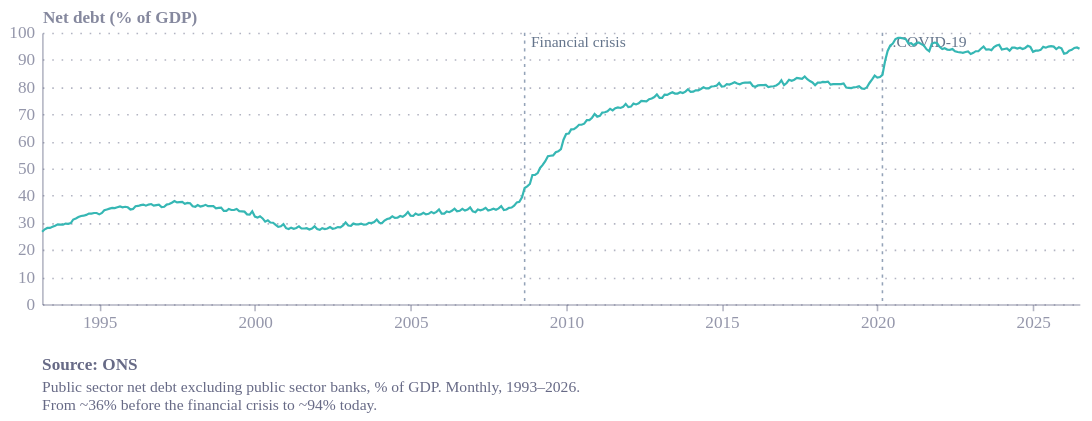

The code cell stored with this chart in its notebook:
### Code cell
import re
import pandas as pd
import altair as alt
from ecostyles import EcoStyles

styles = EcoStyles()
styles.register_and_enable_theme()

FILE = "../Data/PS_ Net Debt (excluding public sector banks) as a % of GDP_ NSA-170926.csv"

# The file stacks metadata + annual + quarterly + monthly rows.
raw = pd.read_csv(FILE, header=None, names=["label", "value"], dtype=str)
raw["value"] = pd.to_numeric(raw["value"], errors="coerce")

# Keep only MONTHLY rows: label like "1993 MAR", "2020 APR" (4-digit year + 3-letter month).
monthly = raw[raw["label"].str.match(r"^\d{4}\s[A-Z]{3}$", na=False)].copy()
monthly["date"] = pd.to_datetime(monthly["label"], format="%Y %b", errors="coerce")
df = monthly.dropna(subset=["date", "value"]).sort_values("date")
df["series"] = "debt"

events = pd.DataFrame({
    "date": pd.to_datetime(["2008-09", "2020-03"], format="%Y-%m"),
    "label": ["Financial crisis", "..COVID-19"],
})

ev_rule = alt.Chart(events).mark_rule(
    color="#94a3b8", strokeDash=[2, 3], strokeWidth=1
).encode(x="date:T")

ev_text = alt.Chart(events).mark_text(
    align="left", dx=4, dy=-4, fontSize=10, color="#64748b"
).encode(x="date:T", y=alt.value(10), text="label:N")

line = alt.Chart(df).mark_line(strokeWidth=1.4).encode(
    x=alt.X("date:T", axis=alt.Axis(format="%Y", tickCount=8), title=None),
    y=alt.Y("value:Q", scale=alt.Scale(domain=[0, 100]), title="Net debt (% of GDP)"),
    color=alt.Color("series:N", legend=None),
)

caption = alt.Title(
    text="Source: ONS",
    subtitle=[
        "Public sector net debt excluding public sector banks, % of GDP. Monthly, 1993–2026.",
        "From ~36% before the financial crisis to ~94% today.",
    ],
    orient="bottom", anchor="start",
    fontSize=11, subtitleFontSize=10,
    color="#676A86", subtitleColor="#676A86", dy=12,
)

chart = (
    (ev_rule + ev_text + line)
    .properties(
        width=700,
        height=270,
        title=caption,
        # >>> the fix: force the OUTER svg to 700x270 (view shrinks to fit axes + caption)
        autosize=alt.AutoSizeParams(type="fit", contains="padding"),
    )
    .configure(background="white", font="Circular Std")
    .configure_view(fill="transparent", stroke="transparent")
    .configure_axis(labelColor="#676A86", titleColor="#676A86")
)

# Save via the in-house wrapper
styles.save(chart, path=".", name="britain_debt", svg=True)

# --- Diagnostic: confirm the exported box is really 700x270 ---

chart.save("britain_debt_direct.png", scale_factor=2)
from PIL import Image
print("direct PNG ->", Image.open("britain_debt_direct.png").size)   # expect (1400, 540)

def root_dims(path):
    head = open(path, encoding="utf-8").read(400)
    w = re.search(r'\bwidth="([\d.]+)"', head)
    h = re.search(r'\bheight="([\d.]+)"', head)
    return (w.group(1) if w else "?", h.group(1) if h else "?")

print("direct  chart.save()  ->", root_dims("britain_debt_direct.svg"))
try:
    print("ecostyles styles.save ->", root_dims("britain_debt.svg"))
except FileNotFoundError:
    print("ecostyles styles.save -> (check the exact filename it wrote)")

chart

### Figure 1 — Vega-Lite specification as saved in the notebook (floating-point values rounded to 4 significant figures; data arrays with more than 128 entries replaced by an {"elided": "..."} marker saying what was removed)
{"config": {"font": "Circular Std", "text": {"color": "#676A86", "align": "left", "baseline": "middle", "dx": 7, "dy": 0, "fontSize": 11}, "view": {"stroke": "transparent", "continuousWidth": 400, "continuousHeight": 300, "discreteWidth": 400, "discreteHeight": 300, "fill": "transparent"}, "range": {"category": ["#36B7B4", "#E6224B", "#F4C245", "#0063AF", "#00A767", "#179FDB", "#EB5C2E"], "diverging": ["#E6224B", "#E54753", "#C9C9C9", "#179FDB", "#122B39"], "heatmap": ["#C9C9C9", "#179FDB", "#0063AF", "#122B39"], "ordinal": ["#00A767", "#36B7B4", "#179FDB", "#0063AF", "#243B5A"]}, "bar": {"color": "#179fdb"}, "line": {"color": "#e6224b"}, "rule": {"color": "#676A86"}, "area": {"opacity": 0.3}, "point": {"filled": true, "size": 80, "color": "#e6224b", "opacity": 0.95}, "geoshape": {"stroke": "white", "strokeWidth": 0.3}, "rect": {"fill": "#d6d4d4", "opacity": 0.3}, "axis": {"labelColor": "#676A86", "labelFontSize": 11, "labelFont": "Circular Std", "labelOpacity": 0.7, "tickColor": "#676A86", "tickOpacity": 0.5, "domainColor": "#676A86", "domainOpacity": 0.5, "gridColor": "#676A86", "gridDash": [2, 2], "gridOpacity": 0.5, "title": null, "titleColor": "#676A86", "titleOpacity": 0.8, "tickSize": 4}, "axisXDiscrete": {"grid": false, "labelAngle": 0, "tickCount": 10, "tickOpacity": 0.5, "title": null}, "axisYDiscrete": {"ticks": false, "labelPadding": 5}, "axisXTemporal": {"grid": false, "ticks": true}, "axisXQuantitative": {"grid": true}, "axisYQuantitative": {"gridColor": "#676A86", "gridDash": [1, 5], "gridOpacity": 0.5, "ticks": false, "labelPadding": 5, "tickCount": 8, "titleAngle": 0, "titleAlign": "left", "titleBaseline": "bottom", "titleX": 0, "titleY": -5}, "title": {"color": "#676A86E6", "subtitleColor": "#676A86", "font": "Circular Std", "subtitleFont": "Circular Std", "anchor": "start", "fontSize": 14, "subtitleFontSize": 12, "subtitlePadding": 4, "offset": 0, "frame": "group"}, "legend": {"titleColor": "#122b39", "title": null, "labelColor": "#122b39", "labelFontSize": 11}, "background": "white"}, "layer": [{"mark": {"type": "rule", "color": "#94a3b8", "strokeDash": [2, 3], "strokeWidth": 1}, "encoding": {"x": {"field": "date", "type": "temporal"}}}, {"mark": {"type": "text", "align": "left", "color": "#64748b", "dx": 4, "dy": -4, "fontSize": 10}, "encoding": {"text": {"field": "label", "type": "nominal"}, "x": {"field": "date", "type": "temporal"}, "y": {"value": 10}}}, {"data": {"name": "data-5c555bb43836bead2811dc8d777c381e"}, "mark": {"type": "line", "strokeWidth": 1.4}, "encoding": {"color": {"field": "series", "legend": null, "type": "nominal"}, "x": {"axis": {"format": "%Y", "tickCount": 8}, "field": "date", "title": null, "type": "temporal"}, "y": {"field": "value", "scale": {"domain": [0, 100]}, "title": "Net debt (% of GDP)", "type": "quantitative"}}}], "autosize": {"contains": "padding", "type": "fit"}, "data": {"name": "data-d24b42e3b53f1bddbd0232428b8016b6"}, "height": 270, "title": {"text": "Source: ONS", "anchor": "start", "color": "#676A86", "dy": 12, "fontSize": 11, "orient": "bottom", "subtitle": ["Public sector net debt excluding public sector banks, % of GDP. Monthly, 1993–2026.", "From ~36% before the financial crisis to ~94% today."], "subtitleColor": "#676A86", "subtitleFontSize": 10}, "width": 700, "$schema": "https://vega.github.io/schema/vega-lite/v6.4.1.json", "datasets": {"data-d24b42e3b53f1bddbd0232428b8016b6": [{"date": "2008-09-01T00:00:00", "label": "Financial crisis"}, {"date": "2020-03-01T00:00:00", "label": "..COVID-19"}], "data-5c555bb43836bead2811dc8d777c381e": {"elided": "401 records"}}}
